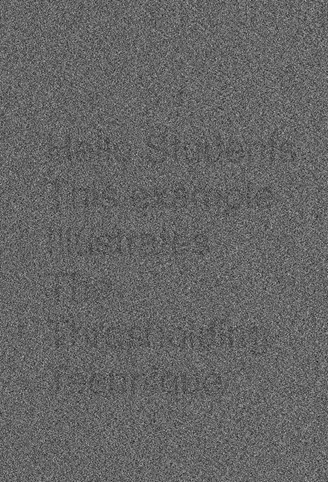
#> input picture 2.2/vision/wacharin/Image for Testing/imageThresholding.jpg, 328 x 482 px
$ python 'ch - 6.py'
#> lines starting #> are read from the running program, lines starting #| are printed output that depends on the picture
import cv2

print("My ID is: 6610110096")
img = cv2.imread("Image for Testing/imageThresholding.jpg")
#> img is the input picture: shape (482, 328, 3); min 13, max 193, mean 101.6
# Apply a binary threshold to the image
th, res = cv2.threshold(img,93,255, cv2.THRESH_BINARY)
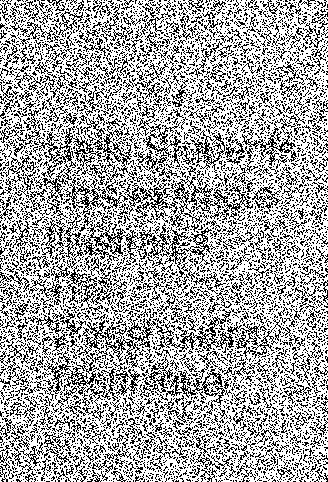
#> res: shape (482, 328, 3); 66.2% white; black in thin lines or dots

cv2.imshow('Res', res)
cv2.waitKey(0)
cv2.destroyAllWindows()
